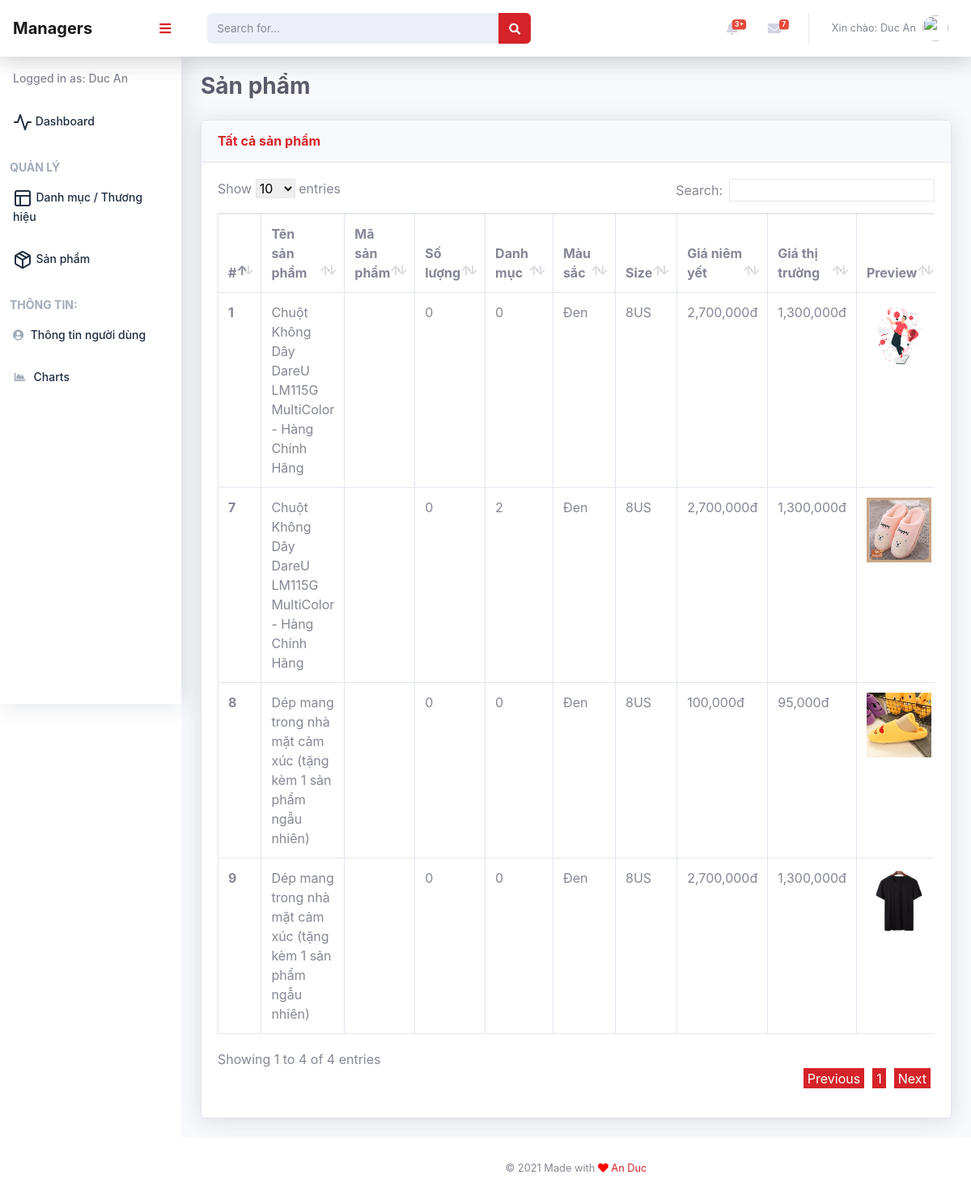
/PHPShopping/admincontroller/productlist.php (signed in), run on the app's committed database.
### tables this page shows
CREATE TABLE `tbl_product` (
  `proId` int(11) NOT NULL,
  `proName` varchar(255) NOT NULL,
  `proCode` varchar(255) NOT NULL,
  `quantity` int(11) NOT NULL,
  `catId` int(11) NOT NULL,
  `brandId` int(11) NOT NULL,
  `color` varchar(10) NOT NULL,
  `size` varchar(5) NOT NULL,
  `priceOld` varchar(100) NOT NULL,
  `priceCurrent` int(100) NOT NULL,
  `preImage` varchar(255) NOT NULL,
  `proDesc` varchar(255) NOT NULL,
  `status` varchar(30) NOT NULL
);

### PHPShopping/libs/database.php (called while the page is built, shortened)
<?php
Class Database{
   public $host   = DB_HOST;
   public $user   = DB_USER;
   public $pass   = DB_PASS;
   public $dbname = DB_NAME;
   public $link;
private function connectDB(){
   $this->link = new mysqli($this->host, $this->user, $this->pass,
    $this->dbname);
 }
public function select($query){
  $result = $this->link->query($query) or
   die($this->link->error.__LINE__);
  if($result->num_rows > 0){
    return $result;
  } else {
    return false;
  }
 }
}

### PHPShopping/class/product.php (called while the page is built, shortened)
<?php
	$filepath = realpath(dirname(__FILE__));
	include_once($filepath.'/../libs/database.php');
?>
<?php
	class product
	{
		private $db;
		public function __construct()
		{
			$this->db = new Database();
		}
		public function show_product()
		{
			$query = "SELECT * FROM tbl_product order by proId desc ";
			$result = $this->db->select($query);
			return $result;
		}
	}
 ?>

### PHPShopping/admincontroller/productlist.php (the view, shortened to what this page needs)
<?php include 'inc/header.php'?>
<?php include '../class/product.php'?>
<?php
  $pd = new product();
?>
    <div id="content-wrapper" >
      <div id="content">
        <?php include 'inc/menutop.php'?>
        <div class="container-fluid">
          <h1 class="h3 mb-4 text-gray-800">Sản phẩm</h1>
          <div class="row">
            <div class="col-lg-12">
              <div class="card shadow mb-4">
                <div class="card-header py-3">
                  <h6 class="m-0 font-weight-bold text-primary">Tất cả sản phẩm </h6>
                </div>
                <div class="card-body">
                  <div class="table-responsive">
                    <table class="table table-bordered" id="dataTable" width="100%" cellspacing="0">
                      <thead>
                        <tr>
                          <th scope="col">#</th>
                          <th scope="col">Tên sản phẩm</th>
                          <th scope="col">Mã sản phẩm</th>
                          <th scope="col">Số lượng</th>
                          <th scope="col">Danh mục</th>
                          <th scope="col">Màu sắc</th>
                          <th scope="col">Size</th>
                          <th scope="col">Giá niêm yết</th>
                          <th scope="col">Giá thị trường</th>
                          <th scope="col">Preview</th>
                        </tr>
                      </thead>
                      <tbody>
                         <?php
                          $pdList = $pd -> show_product();
                          if($pdList){
                            while ( $result = $pdList ->fetch_assoc()) {
                              ?>
                            <tr>
                              <th scope="row"><?php echo $result['proId'] ?> </th>
                              <td><?php echo $result['proName'] ?></td>
                              <td><?php echo $result['proCode'] ?></td>
                              <td><?php echo $result['quantity'] ?></td>
                              <td><?php echo $result['catId'] ?></td>
                              <td><?php echo $result['color'] ?></td>
                              <td><?php echo $result['size'] ?></td>
                              <td><?php echo number_format($result['priceOld'])."đ" ?></td>
                              <td><?php echo number_format($result['priceCurrent'])."đ" ?></td>
                              <td><img src="uploads/<?php echo $result['preImage'] ?>" width="80"></td>
                            </tr>
                        <?php
                          }
                        }
                        ?>
                      </tbody>
                  </table>
                </div>
                </div>
              </div>
            </div>
          </div>
        </div>
      </div>
  <?php include'inc/footer.php' ?>

### data on the page
tbl_product: proId "9", proName "Dép mang trong nhà mặt cảm xúc (tặng kèm 1 sản phẩm ngẫu nhiên)", quantity "0", catId "0", color "Đen", size "8US", priceOld "2,700,000", priceCurrent "1,300,000", preImage (picture)
tbl_product: proId "8", proName "Dép mang trong nhà mặt cảm xúc (tặng kèm 1 sản phẩm ngẫu nhiên)", quantity "0", catId "0", color "Đen", size "8US", priceOld "100,000", priceCurrent "95,000", preImage (picture)
tbl_product: proId "7", proName "Chuột Không Dây DareU LM115G MultiColor - Hàng Chính Hãng", quantity "0", catId "2", color "Đen", size "8US", priceOld "2,700,000", priceCurrent "1,300,000", preImage (picture)
tbl_product: proId "1", proName "Chuột Không Dây DareU LM115G MultiColor - Hàng Chính Hãng", quantity "0", catId "0", color "Đen", size "8US", priceOld "2,700,000", priceCurrent "1,300,000", preImage (picture)

### other printed values
Session::get('adminName') "Duc An"
